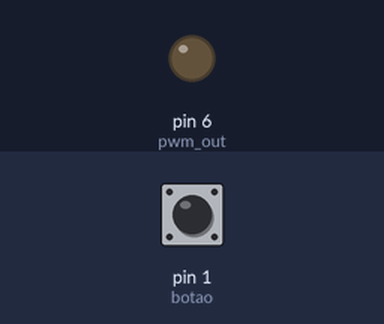
Bench run of a sketch on a simulated Arduino Uno, built with avr-gcc and run on an emulated ATmega328P. On the bench: output pins drawn as LEDs (lit = HIGH). Inputs (shaded band) come from the test bench; at power-on: pin 1 (botao) HIGH.

Above: at 5.0 s.
5.1 s: pin 1 (botao) pulled LOW for 0.15 s
At 6.2 s:
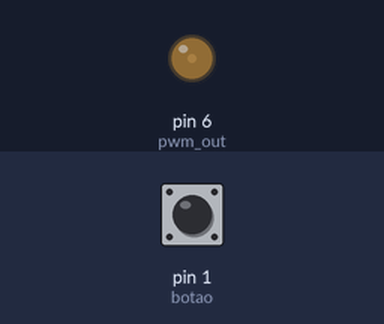
6.7 s: pin 1 (botao) pulled LOW for 1 s
At 7.4 s:
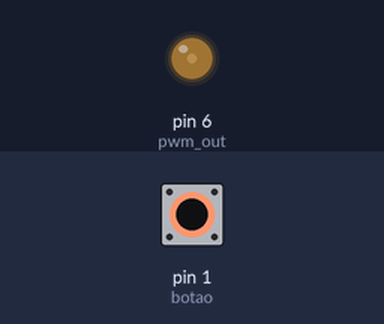
9.2 s: pin 1 (botao) pulled LOW for 0.15 s
At 10.4 s:
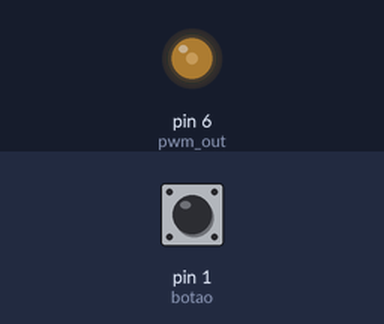
10.8 s: pin 1 (botao) pulsed LOW 5 times (0.12 s each, 0.3 s apart)
At 12.7 s:
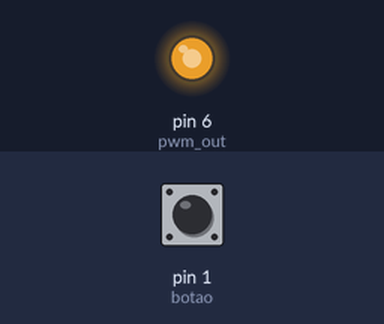
Timing chart, 0 to 14.2 s (numbered marks = the images above; inputs shaded):
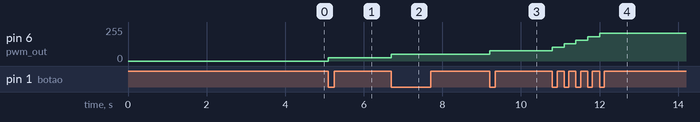

Measured:
- after the input at 5.1 s, pin 6 (pwm_out): 0/255 → 26/255 at once
- after the input at 6.7 s, pin 6 (pwm_out): 26/255 → 52/255 at once
- after the input at 9.2 s, pin 6 (pwm_out): 52/255 → 78/255 at once
- after the input at 10.8 s, pin 6 (pwm_out): moves from 78/255 to 208/255 over 1.2 s, starting at once

The sketch:

Exercicio_2.ino
```cpp
#define pwm_out PD6
#define botao PD1
unsigned int Ton = 26; // aproximadamente 10% de 255

ISR(PCINT2_vect){
  if((!(PIND & (1<<botao)))){ // se o botão estiver pressionado
    OCR0A += Ton;             // aumenta o brilho em 10%
    if(OCR0A > 255){          // se ultrapassar 100% de brilho
      OCR0A = 0;              // reinicia o brilho (LED apaga)
    }
  }
}

int main(){
  DDRD |= (1<<pwm_out);       // configura PD6 como saída
  PORTD |= (1<<botao);        // ativa resistor de pull-up interno no botão

  PCICR |= (1<<PCIE2);        // habilita interrupção por mudança de pino no PORTD
  PCMSK2 |= (1<<PCINT17);     // habilita interrupção especificamente no pino PD1

  TCCR0A |= (1<<COM0A1);      // conecta saída PWM ao pino OC0A (PD6)
  TCCR0A |= (1<<WGM01) | (1<<WGM00); // configura modo FAST PWM
  TCCR0B |= (1<<CS01);        // configura o prescaler do timer (divisor de clock por 8)

  OCR0A = 0;                  // inicia com LED apagado

  sei();
  while(1){
    // loop principal vazio, tudo é controlado pela interrupção
  }
}
```
